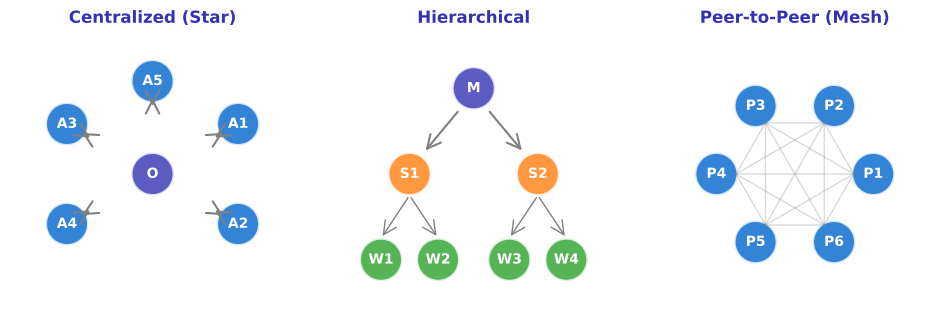

The Python source for this figure:
"""
Communication Topology Diagram
Week 5 - Multi-Agent Architectures
Shows different multi-agent communication patterns
"""

from pathlib import Path

import matplotlib.patches as mpatches
import matplotlib.pyplot as plt
import numpy as np
from matplotlib.patches import Circle, FancyBboxPatch

plt.rcParams.update(
    {
        "font.size": 24,
        "axes.labelsize": 24,
        "axes.titlesize": 26,
        "xtick.labelsize": 22,
        "ytick.labelsize": 22,
        "legend.fontsize": 22,
        "figure.figsize": (10, 6),
        "figure.dpi": 150,
        "font.family": "sans-serif",
    }
)

MLPURPLE = "#3333B2"
MLLAVENDER = "#ADADE0"
MLBLUE = "#0066CC"
MLORANGE = "#FF7F0E"
MLGREEN = "#2CA02C"
MLRED = "#D62728"
MLGRAY = "#7F7F7F"

fig, axes = plt.subplots(1, 3, figsize=(10, 4))


def draw_agent(ax, x, y, label, color):
    circle = Circle((x, y), 0.3, facecolor=color, edgecolor="white", linewidth=2, alpha=0.8)
    ax.add_patch(circle)
    ax.text(x, y, label, ha="center", va="center", fontsize=10, fontweight="bold", color="white")


# Topology 1: Centralized (Star)
ax1 = axes[0]
ax1.set_xlim(-2, 2)
ax1.set_ylim(-2, 2)
ax1.set_aspect("equal")
ax1.axis("off")
ax1.set_title("Centralized (Star)", fontsize=12, fontweight="bold", color=MLPURPLE)

# Central orchestrator
draw_agent(ax1, 0, 0, "O", MLPURPLE)
# Worker agents
positions = [(1.2, 0.7), (1.2, -0.7), (-1.2, 0.7), (-1.2, -0.7), (0, 1.3)]
for i, (x, y) in enumerate(positions):
    draw_agent(ax1, x, y, f"A{i+1}", MLBLUE)
    ax1.annotate(
        "",
        xy=(x * 0.7, y * 0.7),
        xytext=(x * 0.85, y * 0.85),
        arrowprops=dict(arrowstyle="<->", color=MLGRAY, lw=1.5),
    )

# Topology 2: Hierarchical
ax2 = axes[1]
ax2.set_xlim(-2, 2)
ax2.set_ylim(-2, 2)
ax2.set_aspect("equal")
ax2.axis("off")
ax2.set_title("Hierarchical", fontsize=12, fontweight="bold", color=MLPURPLE)

# Top level
draw_agent(ax2, 0, 1.2, "M", MLPURPLE)
# Middle level
draw_agent(ax2, -0.9, 0, "S1", MLORANGE)
draw_agent(ax2, 0.9, 0, "S2", MLORANGE)
# Bottom level
for i, x in enumerate([-1.3, -0.5, 0.5, 1.3]):
    draw_agent(ax2, x, -1.2, f"W{i+1}", MLGREEN)

# Arrows
ax2.annotate(
    "", xy=(-0.7, 0.3), xytext=(-0.2, 0.9), arrowprops=dict(arrowstyle="->", color=MLGRAY, lw=1.5)
)
ax2.annotate(
    "", xy=(0.7, 0.3), xytext=(0.2, 0.9), arrowprops=dict(arrowstyle="->", color=MLGRAY, lw=1.5)
)
for x1, x2 in [(-1.3, -0.9), (-0.5, -0.9), (0.5, 0.9), (1.3, 0.9)]:
    ax2.annotate(
        "", xy=(x1, -0.9), xytext=(x2, -0.3), arrowprops=dict(arrowstyle="->", color=MLGRAY, lw=1)
    )

# Topology 3: Peer-to-Peer (Mesh)
ax3 = axes[2]
ax3.set_xlim(-2, 2)
ax3.set_ylim(-2, 2)
ax3.set_aspect("equal")
ax3.axis("off")
ax3.set_title("Peer-to-Peer (Mesh)", fontsize=12, fontweight="bold", color=MLPURPLE)

# All agents at same level
angles = np.linspace(0, 2 * np.pi, 6, endpoint=False)
mesh_positions = [(1.1 * np.cos(a), 1.1 * np.sin(a)) for a in angles]

for i, (x, y) in enumerate(mesh_positions):
    draw_agent(ax3, x, y, f"P{i+1}", MLBLUE)

# Connect all pairs (mesh)
for i, (x1, y1) in enumerate(mesh_positions):
    for j, (x2, y2) in enumerate(mesh_positions):
        if i < j:
            ax3.plot([x1 * 0.75, x2 * 0.75], [y1 * 0.75, y2 * 0.75], color=MLGRAY, alpha=0.3, lw=1)

plt.tight_layout()
plt.savefig(
    Path(__file__).parent / "communication_topology.pdf",
    dpi=300,
    bbox_inches="tight",
    facecolor="white",
    edgecolor="none",
)
plt.close()
print(f"Chart saved to {Path(__file__).parent / 'communication_topology.pdf'}")
